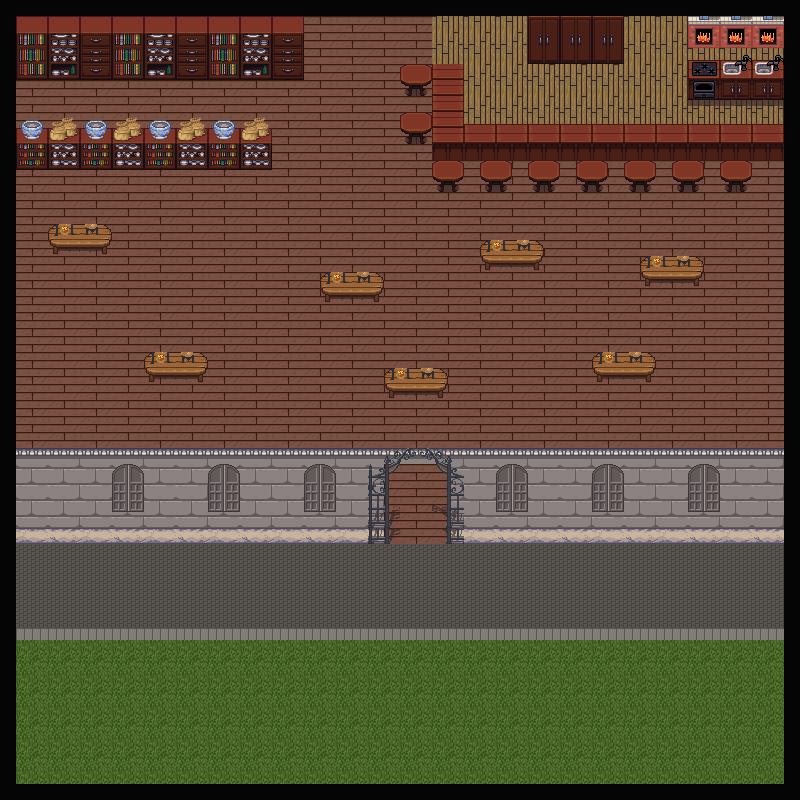

Tiled map render using the project's own tile images. Description and the map definition, with tile-layer contents summarised, below:
An orthogonal 50x50 tile map with 16x16 px tiles, 6 tile layers (Tile Layer 1, collisionLayer, Tile Layer 6, Tile Layer 2, ...), 6 tilesets.

<map version="1.2" tiledversion="1.2.1" orientation="orthogonal" renderorder="right-down" width="50" height="50" tilewidth="16" tileheight="16" infinite="0" nextlayerid="8" nextobjectid="33">
 <tileset firstgid="1" source="floor_tileset.tsx" />
 <tileset firstgid="2049" source="dungeon tileset calciumtrice.tsx" />
 <tileset firstgid="3099" source="build_atlas.tsx" />
 <tileset firstgid="7195" source="Sidewalk_dark.tsx" />
 <tileset firstgid="7259" source="wood_tileset_3.tsx" />
 <tileset firstgid="8283" source="interior.tsx" />
 <layer id="1" name="Tile Layer 1" width="50" height="50">
  <data>[2500 cells, 2500 non-empty, 56 distinct tile ids]</data>
 </layer>
 <layer id="6" name="collisionLayer" width="50" height="50" opacity="0">
  <data>[2500 cells, 678 non-empty, 1 distinct tile ids]</data>
 </layer>
 <layer id="7" name="Tile Layer 6" width="50" height="50">
  <data>[2500 cells, 100 non-empty, 12 distinct tile ids]</data>
 </layer>
 <layer id="2" name="Tile Layer 2" width="50" height="50">
  <data>[2500 cells, 232 non-empty, 56 distinct tile ids]</data>
 </layer>
 <layer id="4" name="Tile Layer 4" width="50" height="50" offsetx="16" offsety="0">
  <data>[2500 cells, 192 non-empty, 64 distinct tile ids]</data>
 </layer>
 <layer id="3" name="Tile Layer 3" width="50" height="50">
  <data>[2500 cells, 196 non-empty, 1 distinct tile ids]</data>
 </layer>
</map>
